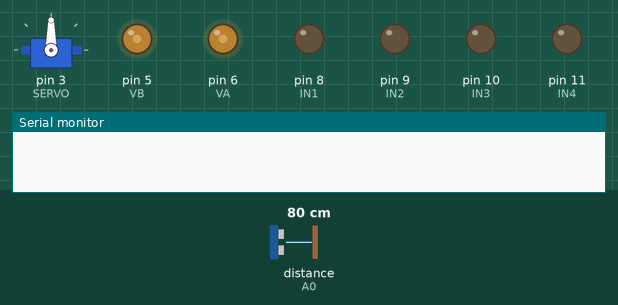
A sketch run on a simulated Arduino Uno, built with avr-gcc and run on an emulated ATmega328P. On the bench: servo, output pins drawn as LEDs (lit = HIGH), the last lines printed to the serial monitor. Dashed ring = blinking. The test bench sets the inputs (shaded band); at power-on: distance to the obstacle (sensor on A0) 80 cm. The echo pulse lasts 58.3 µs per cm.

Above: at 1.2 s.
1.3 s: distance to the obstacle (sensor on A0) set to 22 cm
2.8 s: distance to the obstacle (sensor on A0) set to 18 cm
At 3.7 s:
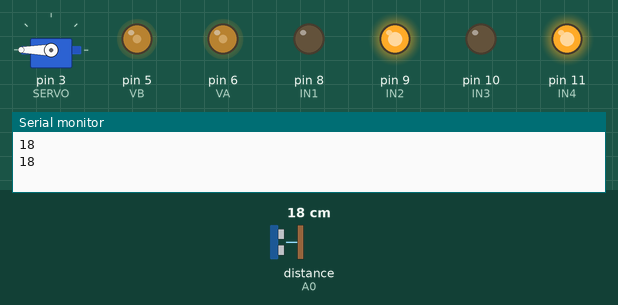
5.8 s: distance to the obstacle (sensor on A0) set to 35 cm
At 7.0 s:
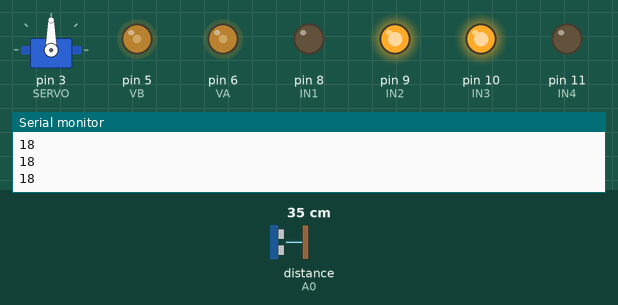
7.3 s: distance to the obstacle (sensor on A0) set to 2 cm
At 9.0 s:
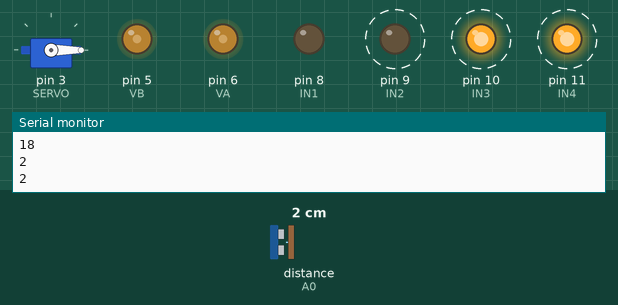
Timing chart, 0 to 11.3 s (numbered marks = the images above; inputs shaded):
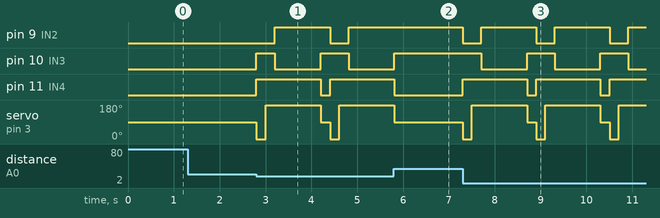

The sketch:

carro.ino
```cpp
#include <Ultrasonic.h>

#include <Servo.h>

#define IN1 8
#define IN2 9
#define IN3 10
#define IN4 11
#define VA 6
#define VB 5

#define SERVO 3
Servo servo;

#define ECHO A0
#define TRIG A1
Ultrasonic sensor(TRIG, ECHO);

int d = 0;
boolean decidindo = false;
void setup() {
 pinMode(IN1,1);
 pinMode(IN2,1);
 pinMode(IN3,1);
 pinMode(IN4,1);
 pinMode(VA,1);
 pinMode(VB,1);

 servo.attach(SERVO);
 servo.write(90);

 velocidadeA(100);
 velocidadeB(100);

 Serial.begin(9600);
}
char decisao(){
  decidindo = true;
  int desq, ddir = 0;
  servo.write(0);
  delay(200);
  desq = sensor.read();
  Serial.println(desq);
  servo.write(180);
  delay(200);
  ddir = sensor.read();
  Serial.println(desq);
  if(desq > ddir && desq > 20){
     virar_esquerda();
  }else if(ddir > desq && ddir > 20){
    virar_direita();
  }else{
    virar180();
  }
  servo.write(90);
  frente();
  delay(200);
  decidindo = false;
}
void virar_esquerda(){
  digitalWrite(IN1,1);
  digitalWrite(IN2,0);
  digitalWrite(IN3,1);
  digitalWrite(IN4,0);
  delay(500);
}
void virar_direita(){
  digitalWrite(IN1,0);
  digitalWrite(IN2,1);
  digitalWrite(IN3,0);
  digitalWrite(IN4,1);
  delay(500);
}
void frente(){
  digitalWrite(IN1,0);
  digitalWrite(IN2,1);
  digitalWrite(IN3,1);
  digitalWrite(IN4,0);
}
void parar(){
  digitalWrite(IN1,0);
  digitalWrite(IN2,0);
  digitalWrite(IN3,1);
  digitalWrite(IN4,1);
}
void voltar(){
  digitalWrite(IN1,1);
  digitalWrite(IN2,0);
  digitalWrite(IN3,0);
  digitalWrite(IN4,1);
}
void virar180(){
  digitalWrite(IN1,0);
  digitalWrite(IN2,1);
  digitalWrite(IN3,0);
  digitalWrite(IN4,1);
  delay(1000);
}
void velocidadeA(int v){
  analogWrite(VA,v);
}
void velocidadeB(int v){
  analogWrite(VB,v);
}


void loop() {
  if(!decidindo){
    d = sensor.read();
  }
  if(d < 20){
    parar();
    decisao();
  }
}
```

Measured:
- the behaviour switches between 20 and 19 cm on distance to the obstacle (sensor on A0) (found by bisection; images 0 and 1)
- after the input at 1.3 s, every drawn part: stays the same
- after the input at 2.8 s, pin 9 (IN2): LOW → HIGH after 0.41 s, → LOW 1.2 s later, → HIGH 0.40 s later; pin 10 (IN3): LOW → HIGH at once, → LOW 0.40 s later, → HIGH 1.0 s later, → LOW 0.61 s later
- after the input at 5.8 s, pin 9 (IN2): stays HIGH (without the input it goes to LOW after 0.21 s); pin 10 (IN3): goes on until 5.8 s, then stays HIGH; pin 11 (IN4): goes on until 5.8 s, then stays LOW; servo on pin 3 (SERVO): goes on until 5.8 s, then stays 90°
- after the input at 7.3 s, pin 9 (IN2): alternates HIGH for 1.2 s and LOW for 0.40 s, starting at once; pin 10 (IN3): alternates HIGH for 0.60 s and LOW for 1.0 s, starting after 0.40 s
